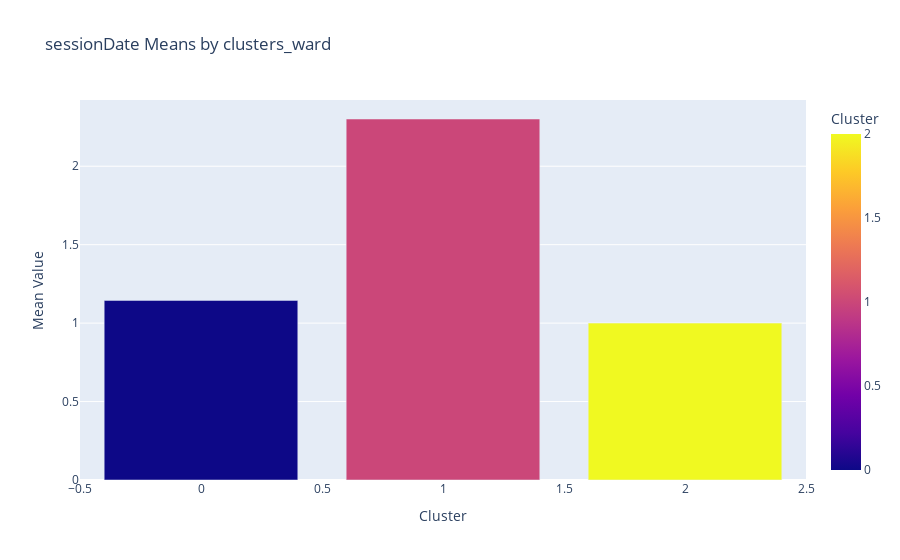

The notebook cell this image was saved under:
### Code cell
import plotly.express as px
import pandas as pd
import ipywidgets as widgets
from IPython.display import display

# Dropdown menülerini oluştur
cluster_dropdown = widgets.Dropdown(
    options=x_h.columns,
    value='clusters_ward',
    description='Cluster Column:',
)

value_dropdown = widgets.Dropdown(
    options=x_h.columns,
    value='sessionDate',
    description='Value Column:',
)

def update_graph(cluster_column, value_column):
    cluster_means = x_h.groupby(cluster_column)[value_column].mean().reset_index()
    fig = px.bar(
        cluster_means, 
        x=cluster_column, 
        y=value_column, 
        color=cluster_column, 
        title=f"{value_column} Means by {cluster_column}",
        labels={cluster_column: "Cluster", value_column: "Mean Value"}
    )
    fig.show()

# Interaktif widgetları bağla
widgets.interactive(update_graph, cluster_column=cluster_dropdown, value_column=value_dropdown)

# Show Widgets
display(cluster_dropdown, value_dropdown)

### Figure 1 — Plotly figure (JSON) as saved in the notebook; plotly's stock layout.template omitted (floating-point values rounded to 4 significant figures)
{"data": [{"alignmentgroup": "True", "hovertemplate": "Cluster=%{marker.color}<br>Mean Value=%{y}<extra></extra>", "legendgroup": "", "marker": {"color": [0, 1, 2], "coloraxis": "coloraxis", "pattern": {"shape": ""}}, "name": "", "offsetgroup": "", "orientation": "v", "showlegend": false, "textposition": "auto", "type": "bar", "x": [0, 1, 2], "xaxis": "x", "y": [1.145, 2.301, 1], "yaxis": "y"}], "layout": {"barmode": "relative", "coloraxis": {"colorbar": {"title": {"text": "Cluster"}}, "colorscale": [[0, "#0d0887"], [0.1111, "#46039f"], [0.2222, "#7201a8"], [0.3333, "#9c179e"], [0.4444, "#bd3786"], [0.5556, "#d8576b"], [0.6667, "#ed7953"], [0.7778, "#fb9f3a"], [0.8889, "#fdca26"], [1, "#f0f921"]]}, "legend": {"tracegroupgap": 0}, "title": {"text": "sessionDate Means by clusters_ward"}, "xaxis": {"anchor": "y", "domain": [0, 1], "title": {"text": "Cluster"}}, "yaxis": {"anchor": "x", "domain": [0, 1], "title": {"text": "Mean Value"}}}}
